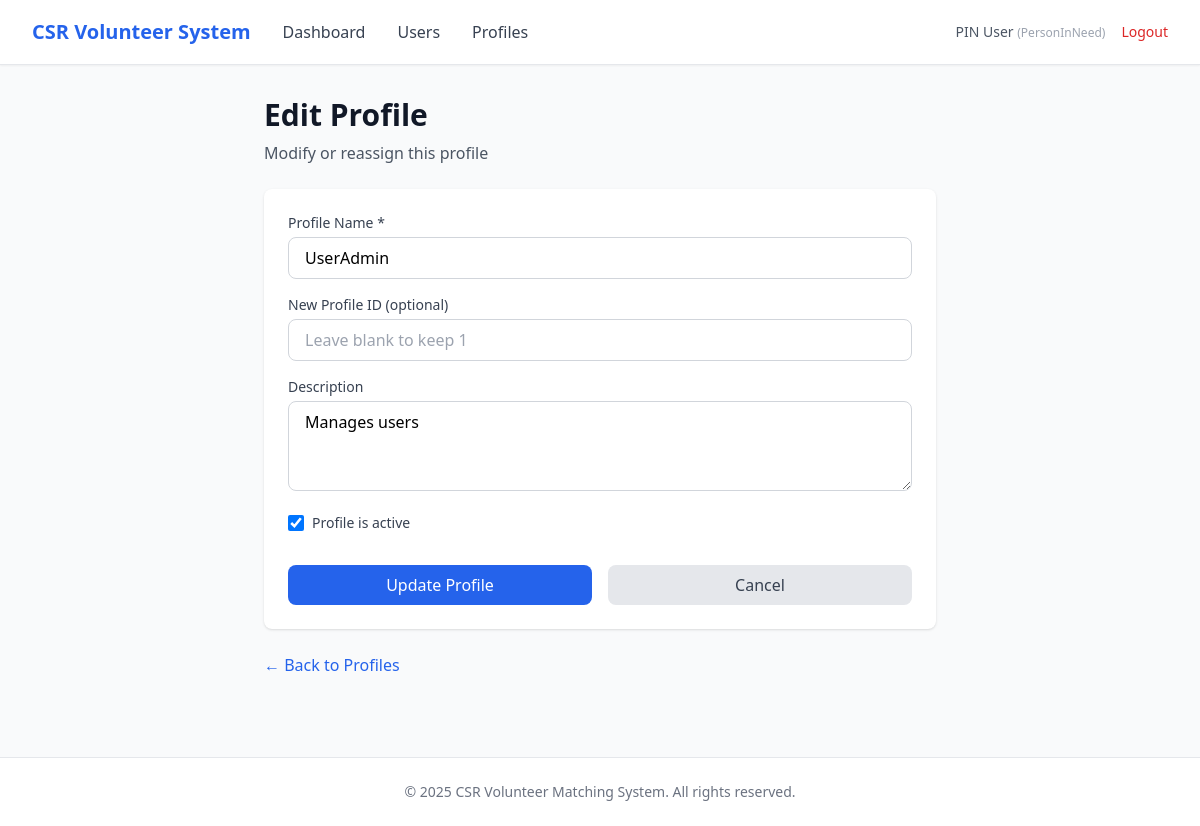
/admin/profiles/1/edit (signed in), run on the app's committed database.
### app/entity/user_account.py (models this page shows, shortened)
class UserAccount(UserMixin, db.Model):
    __tablename__ = "user_accounts"
    userID = db.Column(db.Integer, primary_key=True, autoincrement=True)  # explicit auto increment
    name = db.Column(db.String(100), nullable=False)
    email = db.Column(db.String(120), nullable=False, unique=True, index=True)
    _password = db.Column("password", db.String(255), nullable=False)
    age = db.Column(db.Integer)
    phoneNumber = db.Column(db.String(20))
    isActive = db.Column(db.Boolean, default=True)
    profileID = db.Column(db.Integer, db.ForeignKey("user_profiles.profileID"), nullable=False)
    profile = db.relationship("UserProfile", back_populates="users", lazy=True)
    @property
    def password(self):
        raise AttributeError("Password is write-only.")
    @password.setter
    def password(self, raw):
        self._password = generate_password_hash(raw)

### app/entity/user_profile.py (models this page shows)
class UserProfile(db.Model):
    __tablename__ = "user_profiles"
    profileID   = db.Column(db.Integer, primary_key=True, autoincrement=True)  # explicit auto increment
    profileName = db.Column(db.String(50), nullable=False, unique=True)
    description = db.Column(db.String(255))
    isActive    = db.Column(db.Boolean, default=True)
    users = db.relationship("UserAccount", back_populates="profile", lazy=True)

### app/boundary/routes.py (the view, shortened to what this page needs)
@boundary_bp.route("/admin/profiles/<int:profile_id>/edit", methods=["GET", "POST"])
@login_required
def admin_edit_profile(profile_id):
    profile = UserAdminViewUserProfileController().viewUserProfile(profile_id)
    if not profile:
        flash("Profile not found.", "danger")
        return redirect(url_for("boundary.admin_profiles"))
    return render_template("admin/edit_profile.html", profile=profile)

### app/control/useradmin_viewUserProfile_controller.py (called while the page is built)
    def viewUserProfile(self, profile_id:int):
        return UserProfile.query.get(profile_id)

### app/entity/user_account.py (called while the page is built)
@login_manager.user_loader
def load_user(user_id):
    return UserAccount.query.get(int(user_id))

### app/templates/admin/edit_profile.html (shortened to what this page needs)
{% extends "base.html" %}
{% block nav_links %}
<a href="{{ url_for('boundary.admin_dashboard') }}" class="text-gray-700 hover:text-primary">Dashboard</a>
<a href="{{ url_for('boundary.admin_users') }}" class="text-gray-700 hover:text-primary">Users</a>
<a href="{{ url_for('boundary.admin_profiles') }}" class="text-gray-700 hover:text-primary">Profiles</a>
{% endblock %}
{% block content %}
<div class="max-w-2xl mx-auto">
    <div class="mb-6">
        <h1 class="text-3xl font-bold text-gray-900">Edit Profile</h1>
        <p class="text-gray-600 mt-2">Modify or reassign this profile</p>
    </div>
    <div class="bg-white rounded-lg shadow p-6">
        <form method="POST" action="{{ url_for('boundary.admin_edit_profile', profile_id=profile.profileID) }}">
            <div class="space-y-4">
                <div>
                    <label for="profile_name" class="block text-sm font-medium text-gray-700 mb-1">
                        Profile Name *
                    </label>
                    <input type="text" id="profile_name" name="profile_name"
                           value="{{ profile.profileName }}" required
                           class="w-full px-4 py-2 border border-gray-300 rounded-lg focus:ring-2 focus:ring-primary">
                </div>
                <div>
                    <label for="new_profile_id" class="block text-sm font-medium text-gray-700 mb-1">
                        New Profile ID (optional)
                    </label>
                    <input type="number" id="new_profile_id" name="new_profile_id"
                           placeholder="Leave blank to keep {{ profile.profileID }}"
                           class="w-full px-4 py-2 border border-gray-300 rounded-lg focus:ring-2 focus:ring-primary">
                </div>
                <div>
                    <label for="description" class="block text-sm font-medium text-gray-700 mb-1">
                        Description
                    </label>
                    <textarea id="description" name="description" rows="3"
                              class="w-full px-4 py-2 border border-gray-300 rounded-lg focus:ring-2 focus:ring-primary">{{ profile.description or '' }}</textarea>
                </div>
                <div class="flex items-center">
                    <input type="checkbox" id="is_active" name="is_active"
                           {% if profile.isActive %}checked{% endif %}
                           class="h-4 w-4 text-primary focus:ring-primary border-gray-300 rounded">
                    <label for="is_active" class="ml-2 text-sm text-gray-700">
                        Profile is active
                    </label>
                </div>
                <div class="flex gap-4 pt-4">
                    <button type="submit"
                            class="flex-1 bg-primary text-white py-2 px-4 rounded-lg hover:bg-blue-700 transition">
                        Update Profile
                    </button>
                    <a href="{{ url_for('boundary.admin_profiles') }}"
                       class="flex-1 text-center bg-gray-200 text-gray-700 py-2 px-4 rounded-lg hover:bg-gray-300 transition">
                        Cancel
                    </a>
                </div>
            </div>
        </form>
    </div>
    <div class="mt-6">
        <a href="{{ url_for('boundary.admin_profiles') }}" class="text-primary hover:text-blue-700">
            ← Back to Profiles
        </a>
    </div>
</div>
{% endblock %}

### app/templates/base.html (shortened to what this page needs)
<!DOCTYPE html>
<html lang="en">
<head>
    <script src="https://cdn.tailwindcss.com"></script>
</head>
<body class="bg-gray-50 min-h-screen">
    {% if current_user.is_authenticated %}
    <nav class="bg-white shadow-sm border-b border-gray-200">
        <div class="max-w-7xl mx-auto px-4 sm:px-6 lg:px-8">
            <div class="flex justify-between items-center h-16">
                <div class="flex items-center gap-8">
                    <a href="{{ url_for('boundary.login') }}" class="text-xl font-bold text-primary">
                        CSR Volunteer System
                    </a>
                    {% block nav_links %}{% endblock %}
                </div>
                <div class="flex items-center gap-4">
                    <span class="text-sm text-gray-600">
                        {{ current_user.name }}
                        <span class="text-xs text-gray-400">({{ current_user.profile.profileName }})</span>
                    </span>
                    <a href="{{ url_for('boundary.logout') }}" class="text-sm text-red-600 hover:text-red-700">
                        Logout
                    </a>
                </div>
            </div>
        </div>
    </nav>
    {% endif %}
    <main class="max-w-7xl mx-auto px-4 sm:px-6 lg:px-8 py-8">
        {% block content %}{% endblock %}
    </main>
    <footer class="bg-white border-t border-gray-200 mt-12">
        <div class="max-w-7xl mx-auto px-4 sm:px-6 lg:px-8 py-6">
            <p class="text-center text-sm text-gray-500">
                &copy; 2025 CSR Volunteer Matching System. All rights reserved.
            </p>
        </div>
    </footer>
</body>
</html>

### data on the page
UserAccount: name "PIN User"
UserProfile: profile.profileName "PersonInNeed"
UserProfile: profile_name "UserAdmin", new_profile_id "Leave blank to keep 1", description "Manages users", isActive "☑"
